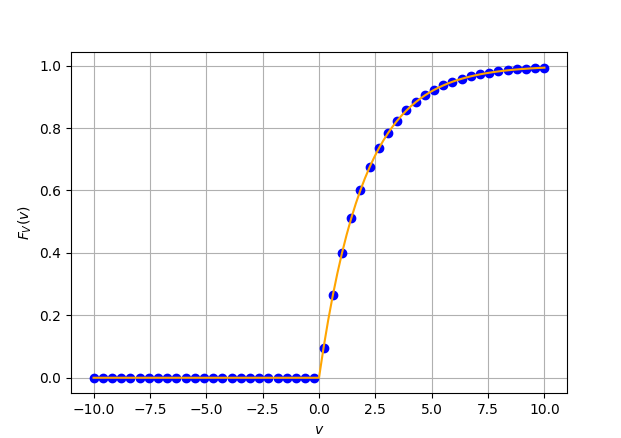

Here is the Python script that generated this plot:
import numpy as np
import matplotlib.pyplot as plt

x = np.linspace(-10,10,50) #points on the x axis
x = np.linspace(-10,10,50)#points on the x axis
x1 = np.linspace(-10,0,50)
y1 = np.zeros(50)
x2 = np.linspace(0,10,50)
y2 = 1 - np.exp(-x2/2)
simlen = int(1e6) #number of samples
err = [] #declaring probability list
#randvar = np.random.normal(0,1,simlen)
randvar = np.loadtxt('unit.dat',dtype='double')
#randvar = np.loadtxt('gau.dat',dtype='double')
for i in range(0,50):
    err_ind = np.nonzero(randvar < x[i]) #checking probability condition
    err_n = np.size(err_ind) #computing the probability
    err.append(err_n/simlen) #storing the probability values in a list

plt.plot(x,err,'o',color='blue')#plotting the CDF
plt.plot(np.concatenate([x1,x2]),np.concatenate([y1,y2]),color="orange")

plt.grid() #creating the grid
plt.xlabel('$v$')
plt.ylabel('$F_V(v)$')
plt.show()
